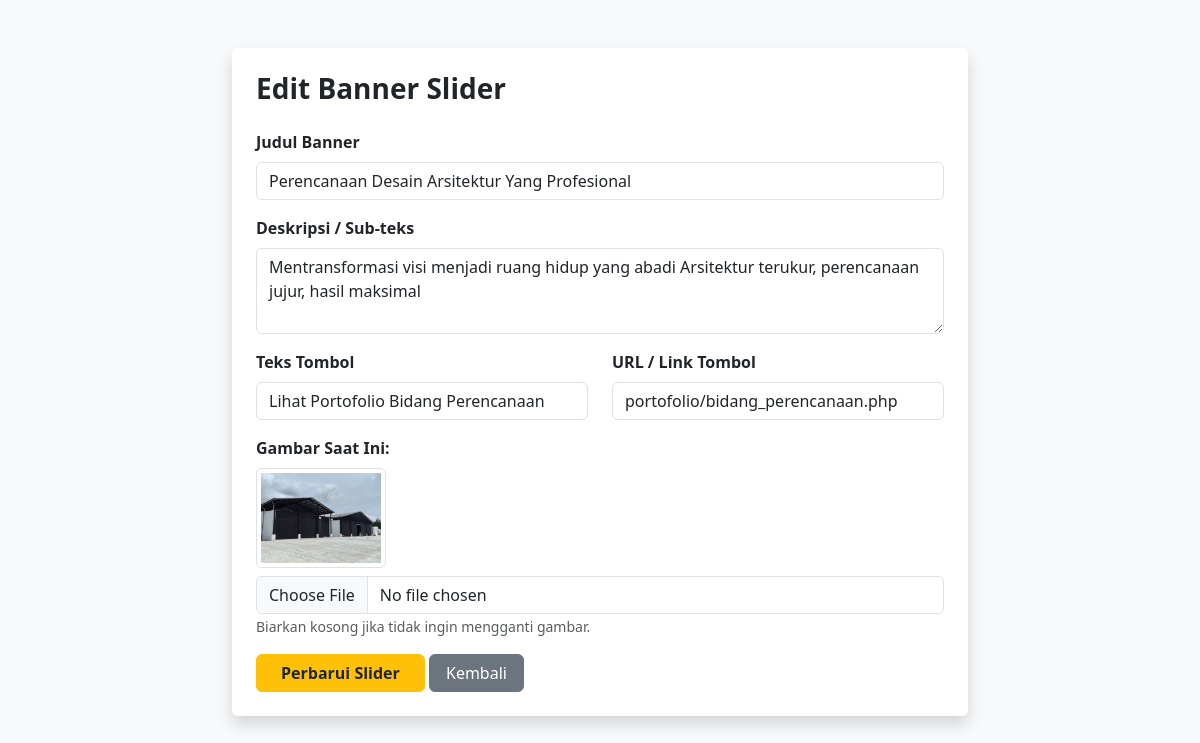
Page /admin/edit_slider.php?id=2 (signed in) on the committed database.
### tables this page shows
CREATE TABLE `slider_banner` (
  `id` int(11) NOT NULL,
  `gambar` varchar(255) NOT NULL,
  `judul` varchar(150) NOT NULL,
  `deskripsi` text NOT NULL,
  `link_teks` varchar(50) DEFAULT 'Lihat Detail',
  `link_url` varchar(255) DEFAULT '#'
);

### admin/edit_slider.php (the view, shortened to what this page needs)
<?php
include '../koneksi/koneksi.php';
$id = $_GET['id'];
$data = mysqli_query($conn, "SELECT * FROM slider_banner WHERE id = '$id'");
$slide = mysqli_fetch_assoc($data);
?>
<!DOCTYPE html>
<html lang="id">
<head>
    <link href="https://cdn.jsdelivr.net/npm/bootstrap@5.3.0/dist/css/bootstrap.min.css" rel="stylesheet">
</head>
<body class="bg-light">
<div class="container py-5">
    <div class="row justify-content-center">
        <div class="col-md-8">
            <div class="card shadow border-0 p-4">
                <h3 class="fw-bold mb-4">Edit Banner Slider</h3>
                <form action="" method="POST" enctype="multipart/form-data">
                    <div class="mb-3">
                        <label class="form-label fw-bold">Judul Banner</label>
                        <input type="text" name="judul" class="form-control" value="<?= htmlspecialchars($slide['judul']); ?>" required>
                    </div>
                    <div class="mb-3">
                        <label class="form-label fw-bold">Deskripsi / Sub-teks</label>
                        <textarea name="deskripsi" class="form-control" rows="3" required><?= htmlspecialchars($slide['deskripsi']); ?></textarea>
                    </div>
                    <div class="row">
                        <div class="col-md-6 mb-3">
                            <label class="form-label fw-bold">Teks Tombol</label>
                            <input type="text" name="link_teks" class="form-control" value="<?= htmlspecialchars($slide['link_teks']); ?>">
                        </div>
                        <div class="col-md-6 mb-3">
                            <label class="form-label fw-bold">URL / Link Tombol</label>
                            <input type="text" name="link_url" class="form-control" value="<?= htmlspecialchars($slide['link_url']); ?>">
                        </div>
                    </div>
                    <div class="mb-3">
                        <label class="form-label fw-bold">Gambar Saat Ini:</label><br>
                        <img src="../img/<?= htmlspecialchars($slide['gambar']); ?>" class="img-thumbnail mb-2" style="height: 100px;">
                        <input type="file" name="gambar" class="form-control">
                        <small class="text-muted">Biarkan kosong jika tidak ingin mengganti gambar.</small>
                    </div>
                    <button type="submit" name="update" class="btn btn-warning fw-bold text-dark px-4">Perbarui Slider</button>
                    <a href="../index.php" class="btn btn-secondary px-3">Kembali</a>
                </form>
            </div>
        </div>
    </div>
</div>
</body>
</html>

### rows in the picture
slider_banner: judul "Perencanaan Desain Arsitektur Yang Profesional", deskripsi "Mentransformasi visi menjadi ruang hidup yang abadi Arsitektur terukur, perencanaan jujur, hasil maksimal", link_teks "Lihat Portofolio Bidang Perencanaan", link_url "portofolio/bidang_perencanaan.php", gambar (picture)
